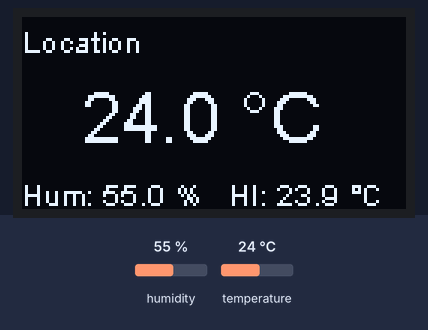
This sketch was run on a simulated ESP8266 (NodeMCU). On the bench: 128×64 one-colour display. The inputs (shaded band) are chosen by the test bench; at power-on: humidity 55 %, temperature 24 °C. WiFi joins after 1.5 s; servers stay silent unless stated; random numbers use the default seed unless the sketch sets one; no MQTT or app messages arrive unless stated; what the sketch prints to the serial monitor is not drawn.

Above: at 4.6 s.
4.7 s: humidity set to 22 %
At 13.9 s:
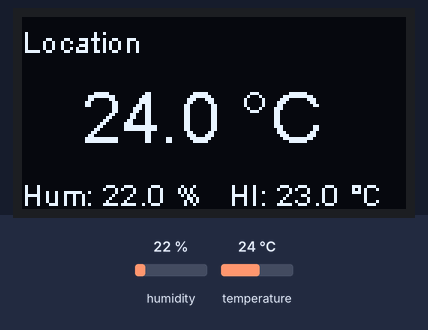
15.0 s: temperature set to 12 °C
At 23.9 s:
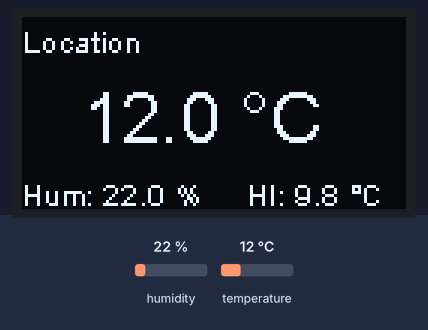
25.0 s: humidity set to 40 %
At 34.0 s:
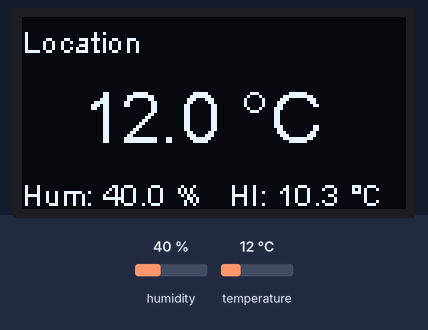
35.0 s: temperature set to 19 °C
At 44.0 s:
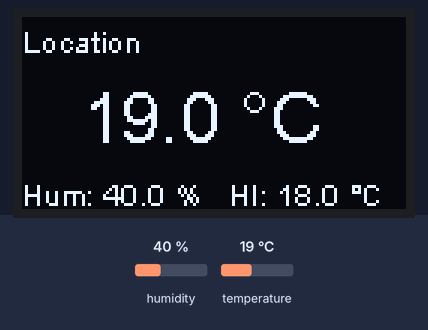
Timing chart, 0 to 45.5 s (numbered marks = the images above; inputs shaded):
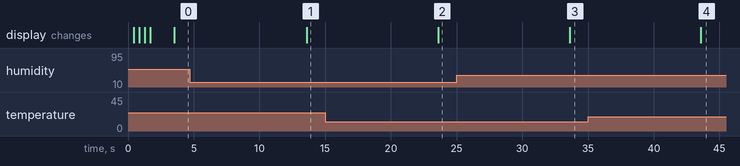

The sketch:

sharing_temperature_sensors_secure.ino
```cpp
/*------------------------------------------------------------------------------------------------------------------
Temperature sensor with OLED display and secure (TLS) MQTT connection
This was created based on input from:
  - https://github.com/bkpsu/NodeMCU-Home-Automation-Sensor
  - https://preview.tinyurl.com/y2wwg2q2
  - bits & pieces from various other sources
--------------------------------------------------------------------------------------------------------------------*/
#include <ESP8266WiFi.h>
#include <ESP8266mDNS.h>
#include <PubSubClient.h>
#include <WiFiUdp.h>
//#include <Wire.h>               // Only needed for Arduino 1.6.5 and earlier
#include "SSD1306.h"              // OLED Lib for I2C version
#include <OLEDDisplayUi.h>
#include "DHT.h"
#include "images.h"
#include "secure_credentials.h"

/******************************** HARDWARE CONFIG (CHANGE THESE FOR YOUR SENSOR SETUP) ******************************/
#define REMOTE          // Define if wifi and mqtt connnection should be established
#define FLIP_SCREEN     // Uncomment top flip display

/********************************************** WIFI & MQTT INFORMATION *********************************************/
#define location "Location"                        // Temperature sensor location (will be printer on screen)
#define wifi_hostname "hostname"                   // Network hostname
#define wifi_ssid "your_wifi__ssid"                // WIFI SSID
#define wifi_password "your_wifi_password"         // WIFI Password

#define mqtt_device "location"                     // MQTT device
#define mqtt_server "you.mqtt.server"              // MQTT server address.
#define mqtt_user "mqtt_username"                  // MQTT username
#define mqtt_password "mqtt_password"              // MQTT password
#define MQTT_SOCKET_TIMEOUT 120

String mqtt_client_id = mqtt_device;                // MQTT device

/************************************ MQTT TOPICS (change these topics as you wish) *********************************/
#define temperaturepub "temp_sensor/location/temperature"
#define humiditypub "temp_sensor/location/humidity"
#define tempindexpub "temp_sensor/location/temperatureindex"
#define motionpub "temp_sensor/location/motion"
#define presspub  "temp_sensor/location/pressure"


/********************************************* DHT 22 Calibration settings ******************************************/
float temp_offset = 0;
float hum_offset = 0;

/******************************************* Define DHT related settings ********************************************/

#define DHTPIN 12          // (D6)
#define DHTTYPE DHT22      // DHT 22/11 (AM2302), AM2321
DHT dht(DHTPIN, DHTTYPE);

/******************************************* Define OLED related settings ********************************************/
SSD1306 display(0x3c, 0 /*D3*/, 2 /*D4*/);
OLEDDisplayUi ui ( &display );

/**************************************** Define WiFi & MQTT related settings ****************************************/
X509List caCertX509(caCert);          // X.509 parsed CA Cert
WiFiClientSecure espClient;
PubSubClient client(espClient);

unsigned long currentMillis = 60001;  // Set so temperature's read on first scan of program
unsigned long previousMillis = 0;
unsigned long interval = 10000;       // Temperature update interval
float h,t,h2,t2;

void setup_wifi() {
  delay(10);
  WiFi.hostname("");
  WiFi.mode(WIFI_STA);
  WiFi.begin(wifi_ssid, wifi_password);
  Serial.println();
  Serial.println();
  Serial.print("Connecting to ");
  Serial.print(wifi_ssid);

  int counter = 0;
  while (WiFi.status() != WL_CONNECTED) {
    delay(400);
    display.clear();
    display.setTextAlignment(TEXT_ALIGN_CENTER);
    display.drawString(64, 10, "Connecting to " + String(wifi_ssid));
    display.drawXbm(46, 30, 8, 8, counter % 3 == 0 ? activeSymbol : inactiveSymbol);
    display.drawXbm(60, 30, 8, 8, counter % 3 == 1 ? activeSymbol : inactiveSymbol);
    display.drawXbm(74, 30, 8, 8, counter % 3 == 2 ? activeSymbol : inactiveSymbol);
    display.display();
    Serial.print(".");
    counter++;
  }

  display.setFont(ArialMT_Plain_10);
  display.setTextAlignment(TEXT_ALIGN_CENTER);
  display.drawString(60,52, "OK");
  display.display();
  Serial.println("");
  Serial.println("WiFi connected");
  Serial.print("IP address: ");
  Serial.println(WiFi.localIP());
  delay(1500);
}

bool verifytls() {
  bool success = false;
  Serial.print("Verifying TLS connection to ");
  Serial.println(mqtt_server);

  success = espClient.connect(mqtt_server, 8883);

  if (success) {
    Serial.println("TLS connection to MQTT server completed. Certificate & fingerprint valid");
  }
  else {
    Serial.println("TLS connection to MQTT server failed!");
  }
  return (success);
}

void reconnect() {
  while (!client.connected()) {
    Serial.print("Attempting MQTT connection...");
    // Attempt to connect
    if (client.connect(mqtt_client_id.c_str(), mqtt_user, mqtt_password)) {
      client.subscribe(temperaturepub);
      client.subscribe(humiditypub);
      client.subscribe(tempindexpub);
      client.subscribe(motionpub);
      client.subscribe(presspub);

      Serial.println("connected");
      Serial.print("Client id: ");
      Serial.println(String(mqtt_client_id));
      Serial.println();
    }
    else {
      Serial.print("failed, rc=");
      Serial.print(client.state());
      Serial.println(" try again in 5 seconds");
      // Wait 5 seconds before retrying
      delay(5000);
    }
  }
}

void drawDHT(float h, float t, float hic)
{
  display.setFont(ArialMT_Plain_10);
  display.setTextAlignment(TEXT_ALIGN_LEFT);
  display.drawString(0,2, String(location));

  display.setFont(ArialMT_Plain_24);
  display.setTextAlignment(TEXT_ALIGN_CENTER);
  display.drawString(60,20, String(t,1) + " °C");

  display.setFont(ArialMT_Plain_10);
  display.setTextAlignment(TEXT_ALIGN_LEFT);
  display.drawString(0,53, "Hum: " + String(h,1) + " %");
  display.setFont(ArialMT_Plain_10);
  display.setTextAlignment(TEXT_ALIGN_RIGHT);
  display.drawString(120,53, "HI: " + String(hic,1) + " °C");
}

void setup() {
  Serial.begin(9600);
  dht.begin();

  ui.setTargetFPS(60);
  ui.setActiveSymbol(activeSymbol);
  ui.setInactiveSymbol(inactiveSymbol);
  ui.init();
  display.init();
  #ifdef FLIP_SCREEN
    display.flipScreenVertically();
  #endif

  #ifdef REMOTE
    setup_wifi();
    espClient.setTrustAnchors(&caCertX509);         // Load CA cert into trust store
    espClient.allowSelfSignedCerts();               //. Enable self-signed cert support
    espClient.setFingerprint(mqttCertFingerprint);  // Load SHA1 mqtt cert fingerprint for connection validation
    verifytls();
    mqtt_client_id += String("-") + String(random(0xffff), HEX);
    client.setServer(mqtt_server, 8883);
  #else
    WiFi.mode(WIFI_OFF);
  #endif
}

void loop() {
  char strCh[10];
  String str;
  #ifdef REMOTE
    if (!client.loop()) {
      reconnect();
    }
  #endif

  if(currentMillis - previousMillis > interval) {
      previousMillis = currentMillis;
      // Read temperature & humidity
      h = dht.readHumidity();
      t = dht.readTemperature();
      // Check if any reads failed and exit early (to try again).
      if (isnan(h) || isnan(t)) {
        Serial.println("Failed to read from DHT sensor!");
        //Writes previous read values if the read attempt failed
        t=t2;
        h=h2;
      }
      else { //add offsets, if any
        t = t + temp_offset;
        h = h + hum_offset;
        //Store values encase next read fails
        h2=h;
        t2=t;
      }

      // Compute heat index in Celsius
      float hic = dht.computeHeatIndex(t, h, false);

      str = String(t,1);
      str.toCharArray(strCh,9);
      client.publish(temperaturepub, strCh);

      str = String(h,1);
      str.toCharArray(strCh,9);
      client.publish(humiditypub, strCh);

      str = String(hic,2);
      str.toCharArray(strCh,9);
      client.publish(tempindexpub, strCh);

      client.loop();

      display.clear();
      drawDHT(h,t,hic);
      display.display();

      Serial.print("Humidity: ");
      Serial.print(h,1);
      Serial.print(" %\t");
      Serial.print("Temperature: ");
      Serial.print(t,1);
      Serial.print(" °C ");
      Serial.print("Heat index: ");
      Serial.print(hic,1);
      Serial.print(" °C ");
      Serial.println(" in/H2O");
  }
  currentMillis = millis();
}
```

secure_credentials.h
```cpp
/*
    Secure Credentials
*/

#ifndef _SECURE_CREDENTIALS_H_
#define _SECURE_CREDENTIALS_H_

const char caCert[] PROGMEM = R"EOF(
-----BEGIN CERTIFICATE-----
//paste the contents of your ca cert file here
-----END CERTIFICATE-----
)EOF";

/* openssl x509 -noout -in mqtt-serv.crt -fingerprint
sample: const uint8_t mqttCertFingerprint[] = {0xFF,0x00,0xFF,0x00,0xFF,0x00,0xFF,0x00,0xFF,0x00,0xFF,0x00,0xFF,0x00,0xFF,0x00,0xFF,0x00,0xFF,0x00};  */
const uint8_t mqttCertFingerprint[] = {};

#endif // _SECURE_CREDENTIALS_H_
```

Source omitted: images.h (data table, 2209 bytes)

Measured:
- after the input at 4.7 s, the display: changes after 8.9 s (image 1)
- after the input at 15.0 s, the display: changes after 8.6 s (image 2)
- after the input at 25.0 s, the display: changes after 8.6 s (image 3)
- after the input at 35.0 s, the display: changes after 8.6 s (image 4)
